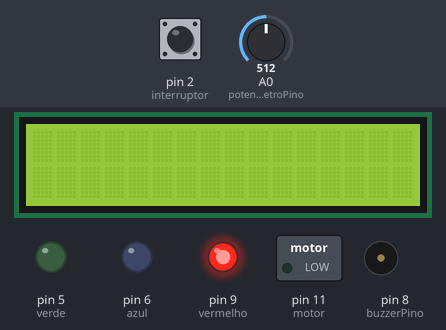
A sketch run on a simulated Arduino Uno, built with avr-gcc and run on an emulated ATmega328P. Parts: 16×2 character LCD, switched loads named in the sketch (green lamp = pin HIGH), output pins drawn as LEDs (lit = HIGH), buzzer (waves = sounding). The test bench sets the inputs (shaded band); at power-on: pin 2 (interruptor) LOW, A0 (potenciometroPino) = 512.

Above: at 1.7 s.
1.8 s: pin 2 (interruptor) pulled HIGH for 0.15 s
At 1.93 s:
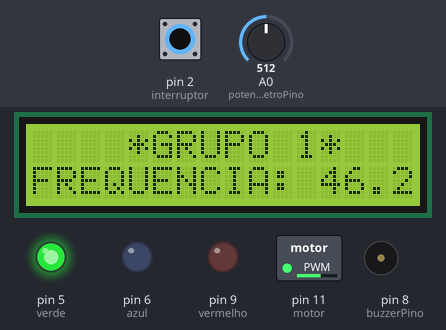
3.5 s: pin 2 (interruptor) pulled HIGH for 3.2 s
At 7.7 s:
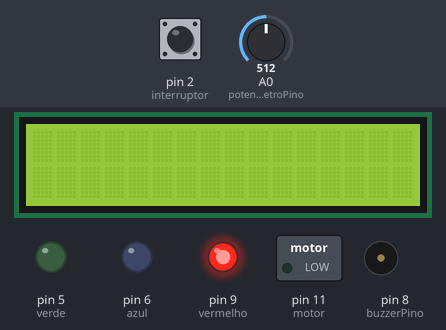
Timing chart, 0 to 9.2 s (numbered marks = the images above; inputs shaded):
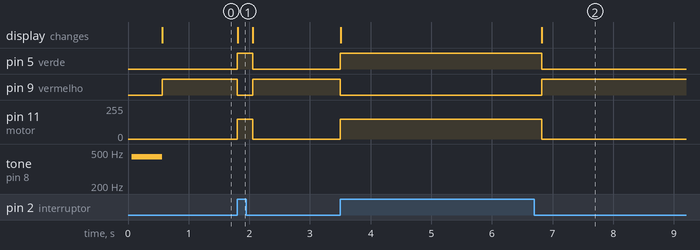

Measured:
- after the input at 1.8 s, pin 5 (verde): LOW → HIGH at once, → LOW 0.26 s later; pin 9 (vermelho): HIGH → LOW at once, → HIGH 0.26 s later; pin 11 (motor): 0/255 → 150/255 at once, → 0/255 0.26 s later; the display: changes at once (image 1)
- after the input at 3.5 s, pin 5 (verde): LOW → HIGH at once, → LOW 3.3 s later; pin 9 (vermelho): HIGH → LOW at once, → HIGH 3.3 s later; pin 11 (motor): 0/255 → 150/255 at once, → 0/255 3.3 s later; the display: first changes at once (image 2 shows a later state)

The sketch:

Automation_Ambu.ino
```cpp
//Biblioteca LCD
#include <LiquidCrystal.h>

//Pinos:
int motor = 11;
int potenciometroPino = A0;

//Variaveis de controle:
int estado;
float potenciometro;
float frequencia = 0;
float x = 0;

//Pinos:
LiquidCrystal lcd(10,A1,A2,A3,A4,A5);
const int interruptor = 2;
const int buzzerPino = 8;

//Frequencia das notas musicais:
const int f = 349;
const int gS = 415;
const int a = 440;
const int cH = 523;
const int eH = 659;
const int fH = 698;

//pinos:
const int vermelho = 9;
const int azul = 6;
const int verde = 5;

void telaLcd(float x){ //Funcao LCD - x eh o valor da frequencia
  lcd.display(); //"Liga" o LCD
  lcd.setCursor(4,0); //"Seta" a posicao do cursor na coluna 4 e linha 0
  lcd.print("*GRUPO 1*"); //Imprime o valor passado na posicao informada
  lcd.setCursor(0,1);
  lcd.print("FREQUENCIA: ");
  lcd.setCursor(12,1);
  lcd.print("      ");//Limpar todos os digitos impressos
  lcd.setCursor(12,1);
  lcd.print(x); //Imprime o valor da frequencia do motor
  delay(250); //Pausa a execucao do codigo por 250 milissegundos
}

void motorFuncao(){ //Funcao motor
  potenciometro = 0; //Garante que o valor lido pelo potenciometro seja inicialmente 0
  potenciometro = map(analogRead(potenciometroPino),0,1023,0,300);
  //Mapeia o valor lido na porta do potenciometro de 0 a 1023 para 0 a 300
  analogWrite(motor,potenciometro); //"Seta" o valor lido no potenciometro na porta do motor
  frequencia = (potenciometro/3.2428571429); //Converte o valor lido em um valor de frequencia
  telaLcd(frequencia); //Chama a funcao do LCD
}

void desligado(){ //Funcao que "desliga" o circuito
	analogWrite(verde, 0); //Configura o valor da porta verde do LED para 0
  	analogWrite(vermelho, 255); //Configura o valor da porta vermelha do LED para 255
  	analogWrite(motor,0); ///Configura a velocidade do motor pra 0
  	lcd.noDisplay(); //"Desliga" o LCD
}

void ligado(){ //Funcao que liga o LED verde
  	analogWrite(vermelho, 0); //Configura o valor da porta vermelho do LED para 0
  	analogWrite(verde, 255); //Configura o valor da porta verde do LED para 255
}

void buzzer(){ //Funcao Buzzer
  	//Funcao tone especifica do buzzer tone(porta,variavel-frequencia,tempo-milissegundos)
  	tone(8,eH, 500);
    tone(8,eH, 500);
    tone(8,eH, 500);
    tone(8,fH, 350);
    tone(8,cH, 150);
    tone(8,gS, 500);
    tone(8,f, 350);
    tone(8,cH, 150);
    tone(8,a, 650);
  	//Pausa o codigo por 500 milissegundos
  	delay(500);
  	//Desliga o buzzer
  	noTone(8);
}

void setup(){
  lcd.begin(16,2); //Inicializa a tela LCD
  //Configura as portas como OUTPUT(saida) ou INPUT(entrada)
  pinMode(11, OUTPUT);
  pinMode(8, OUTPUT);
  pinMode(2, INPUT);
  pinMode(9, OUTPUT);
  pinMode(6, OUTPUT);
  pinMode(5, OUTPUT);
  buzzer(); //Chama a funcao Buzzer
  //O valor da porta azul é configurada sempre para 0 pois nunca sera usada
  analogWrite(azul, 0); //Configura o valor da porta azul do LED para 0
}

void loop(){
  estado=digitalRead(interruptor); //Le o valor do interruptor
  if(estado==HIGH){ //Verifica se o valor lido eh HIGH (ligado)
    ligado(); //Chama a funcao ligado
  	motorFuncao(); //Chama a funcao motor
  }else{ //Se o valor lido for LOW (desligado)
    desligado(); //Chama a funcao desligado
}
}
```
